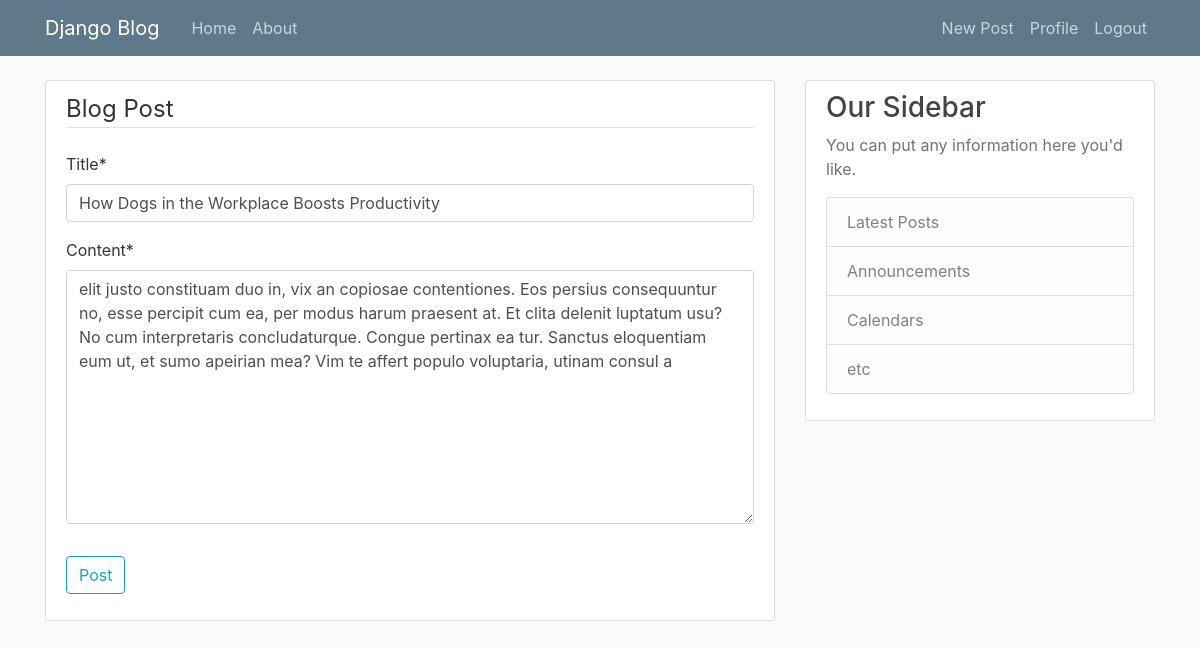
Page /post/18/update/ (signed in) on the committed database.
### blog/models.py (models this page shows, shortened)
class Post(models.Model):
    title = models.CharField(max_length = 100)
    content = models.TextField()
    date_posted = models.DateTimeField(default=timezone.now)
    author = models.ForeignKey(User, on_delete=models.CASCADE)

### blog/views.py (the view, shortened to what this page needs)
# urls.py: path('post/<int:pk>/update/', PostUpdateView.as_view(), name='post-update'),
class PostUpdateView(LoginRequiredMixin, UserPassesTestMixin, UpdateView):
    model = Post
    fields = ['title', 'content']
    def test_func(self):
        post = self.get_object()
        if self.request.user == post.author:
            return True
        return False

### blog/templates/blog/post_form.html (shortened to what this page needs)
{% extends 'blog/base.html' %}
{% load crispy_forms_tags %}
{% block content %}
<div class="content-section">
    <form method="POST">
        <fieldset class="form-group">
            <legend class="border-bottom mb-4">Blog Post</legend>
            {{ form|crispy }}
        </fieldset>
        <div class="form-group">
            <button class="btn btn-outline-info" type="submit">Post</button>
        </div>
    </form>
</div>
{% endblock content %}

### blog/static/blog/main.css (style rules this page uses)
body { background: #fafafa; color: #333333; margin-top: 5rem; }
.content-section { background: #ffffff; padding: 10px 20px; border: 1px solid #dddddd; border-radius: 3px; margin-bottom: 20px; }

### rows in the picture
Post: title "How Dogs in the Workplace Boosts Productivity", content "elit justo constituam duo in, vix an copiosae contentiones. Eos persius consequuntur no, esse percipit cum ea, per modus harum praesent at. Et clita delenit luptatum usu? No cum interpretaris concludaturque. Congue pertinax ea tur. Sanctus eloquentiam eum ut, et sumo apeirian mea? Vim te affert populo voluptaria, utinam consul a"
